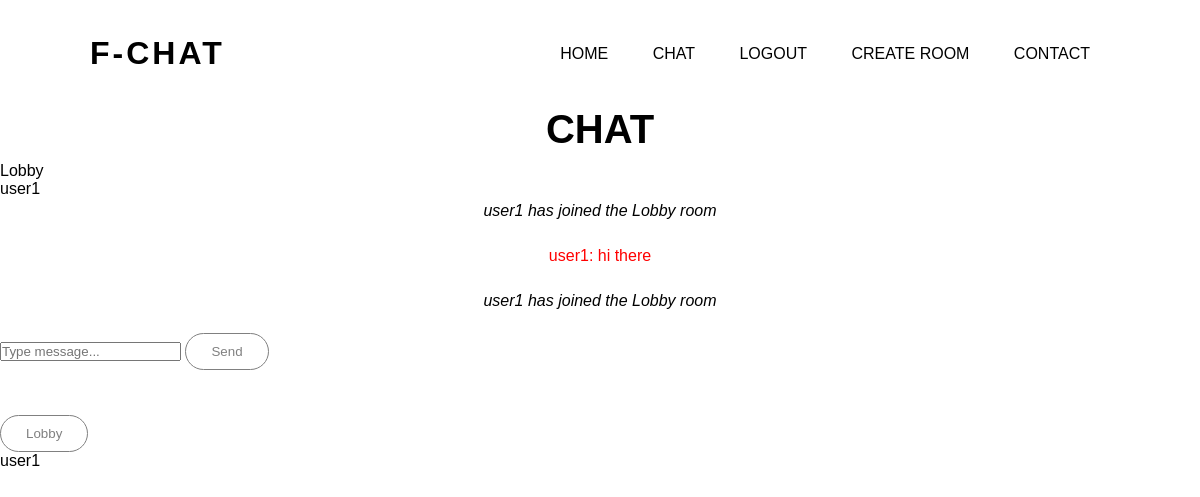
Page /chat (signed in) on the earlier database version.
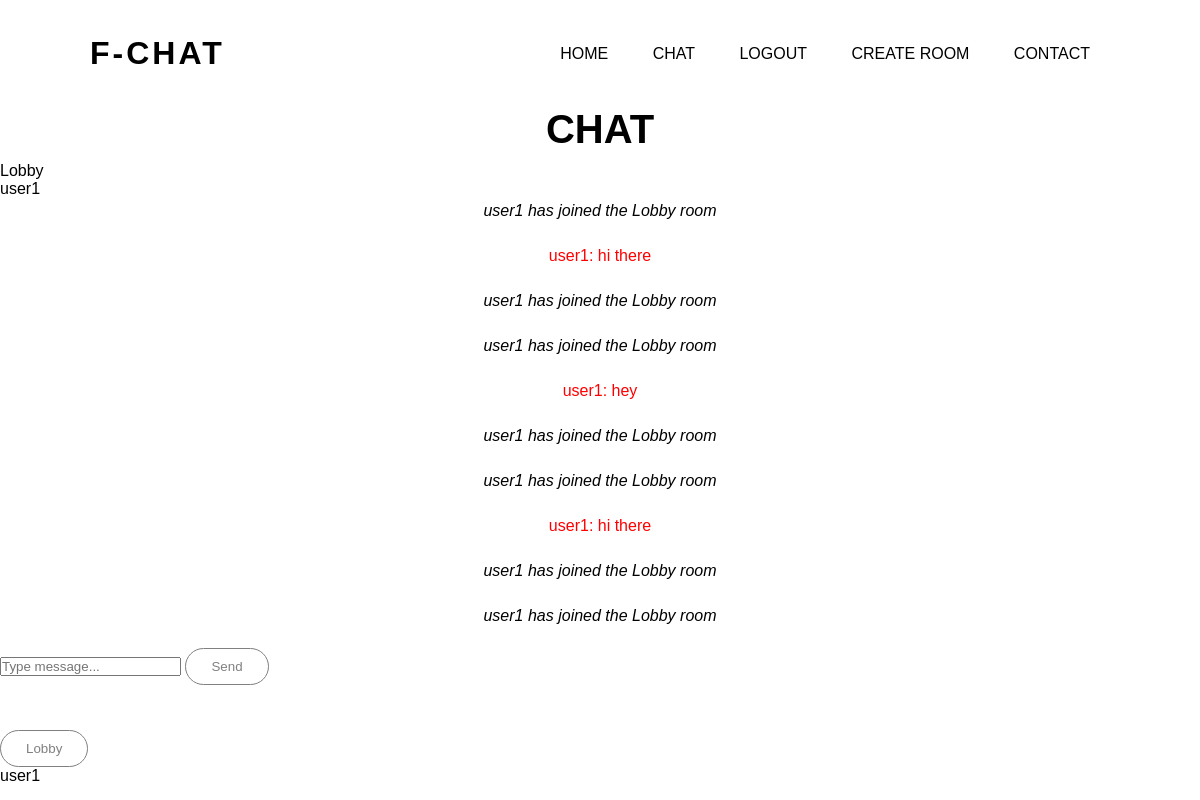
Same page on the later database version.
### app/models.py (models this page shows)
class Room(db.Model, UserMixin):
    id = db.Column(db.Integer, primary_key=True)
    room_name = db.Column(db.String(100))
    owner = db.Column(db.String(10))
    messages = db.relationship('Message')

class User(db.Model, UserMixin):
    id = db.Column(db.Integer, primary_key=True)
    username = db.Column(db.String(80))
    email = db.Column(db.String(100))
    password = db.Column(db.String(200))
    rooms = db.relationship('Room', secondary=room_members, backref=db.backref('members', lazy='dynamic'))
    messages = db.relationship('Message')

class Message(db.Model, UserMixin):
    id = db.Column(db.Integer, primary_key=True)
    room_id = db.Column(db.Integer, db.ForeignKey('room.id'))
    author = db.Column(db.String(80), db.ForeignKey('user.username'))
    content = db.Column(db.String(500))
    is_system_message = db.Column(db.Boolean, default=False)

### app/views.py (the view)
@views.route("/chat", methods=["GET", "POST"])
def chat():
    lobby_room =  Room.query.filter_by(room_name="Lobby").first()
    if not lobby_room:
        lobby_room = Room(room_name="Lobby")
        db.session.add(lobby_room)
        for user in User.query.all():
            lobby_room.members.append(user)
        db.session.commit()
    if current_user not in lobby_room.members:
        lobby_room.members.append(current_user)
        db.session.commit()
    print(User.query.all())
    return render_template("chat.html", user=current_user, rooms=current_user.rooms, current_room=Room.query.filter_by(room_name=session["current_room"]).first())

### app/__init__.py (called while the page is built)
def create_app():
    app.config["SECRET_KEY"] = "secret!"
    app.config["SESSION_TYPE"] = "filesystem"
    app.config["SQLALCHEMY_DATABASE_URI"] = f"sqlite:///{DB_NAME}"
    login_manager = LoginManager()
    login_manager.init_app(app)
    Session(app)
    @login_manager.user_loader
    def load_user(id):
        return User.query.get(int(id))
    db.init_app(app)
    from .application import socketio
    from .views import views
    from .auth import auth
    app.register_blueprint(views, url_prefix="/")
    app.register_blueprint(auth, url_prefix="/")
    create_database(app)
    return socketio, app

### app/templates/chat.html (shortened to what this page needs)
{% extends "base.html" %} {% block title %} Chat {% endblock %}
{% from 'field-macro.html' import displayField %}
{% block content %}
<h1 class="chat-heading">Chat</h1>
<head>
</head>
<div class="container">
        <div style="color: black;" id="current_room">{{current_room.room_name}}</div>
        <div style="color: black;" id="display-room-user">
            {% for user in current_room.members%}
                {{user.username}}
            {% endfor %}
        </div>
        <div style="color: black;" id="display-message-section">
            {% for message in current_room.messages %}
                {% if message.is_system_message %}
                    <p><i>{{ message.content }}</i></p>
                {% else %}
                    {% if message in user.messages %}
                        <p style="color: red;">{{ message.author }}: {{ message.content }}</p>
                    {% else %}
                        <p>{{ message.author }}: {{ message.content }}</p>
                    {% endif %}
                {% endif %}
            {% endfor %}
        </div>
        <div id="input-area">
            <input type="text" id="user_message" placeholder="Type message..." autocomplete="off">
            <button class="send-button" type="button" id="send_message">Send</button>
        </div>
        <div id="room-section">
            <p style="color: white;" >Rooms</p>
            {% for room in rooms %}
                {% if room.owner == user.username %}
                    <button style="color: red;" class="select-room" type="button">{{room.room_name}}</button>
                    <button onclick="deleteRoom('{{room.room_name}}')">X</button>
                {% else %}
                    <button class="select-room" type="button">{{room.room_name}}</button>
                {% endif %}
            {% endfor %}
        </div>
        <div style="color: black;" id="get-username">{{user.username}}</div>
</div>
{% endblock %}

### app/templates/base.html (shortened to what this page needs)
<!DOCTYPE html>
<html lang="en">
    <head>
        <link rel="stylesheet" href="../static/css/style.css">
        <link rel="stylesheet" href="../static/css/all.min.css">
    </head>
    <body>
        <div class="hero">
            <div class="navbar">
                <h1 class="logo">F-CHAT</h1>
                <ul id="nav-links">
                    <li><a href="/">Home</a></li>
                    {% if user.is_authenticated%}
                          <li><a href="/chat">Chat</a></li>
                          <li><a href="/logout">Logout</a></li>
                          <li><a href="/create-room">Create room</a></li>
                    {% else %}
                        <li><a href="/login">Login</a></li>
                        <li><a href="/sign-up">Sign up</a></li>
                    {% endif %}
                    <li><a href="#">Contact</a></li>
                </ul>
            </div>
            <div class="content">
                {% block content %} {% endblock %}
            </div>
        </div>
    </body>
</html>

### app/static/css/style.css (style rules this page uses)
* { margin: 0; padding: 0; font-family: sans-serif; }
.hero { width: 100%; height: 100vh; }
.navbar { width: 85%; margin: auto; padding: 35px 0; display: flex; align-items: center; justify-content: space-between; }
.navbar ul li { list-style: none; display: inline-block; margin: 0 20px; position: relative; }
.navbar ul li a { text-decoration: none; color: black; text-transform: uppercase; }
.navbar ul li::after { content: ''; height: 3px; width: 0; background: rgba(255, 200, 100); position: absolute; left: 0; bottom: -10px; transition: 0.5s; }
.logo { color: black; letter-spacing: 3px; cursor: pointer; }
.content h1 { font-size: 40px; text-align: center; text-transform: uppercase; padding-bottom: 10px; }
.content p { margin-bottom: 20px; font-weight: 100; line-height: 25px; text-align: center; }
button { margin-right: 20px; color: rgba(128,128,128); padding: 10px 25px; background: transparent; border: 1px solid; border-radius: 20px; outline: none; cursor: pointer; transition: 0.5s; }

Differences in the rows shown:
added Message: content "user1 has joined the Lobby room"
added Message: author "user1", content "hey"
added Message: content "user1 has joined the Lobby room"
added Message: content "user1 has joined the Lobby room"
added Message: author "user1", content "hi there"
added Message: content "user1 has joined the Lobby room"
added Message: content "user1 has joined the Lobby room"
